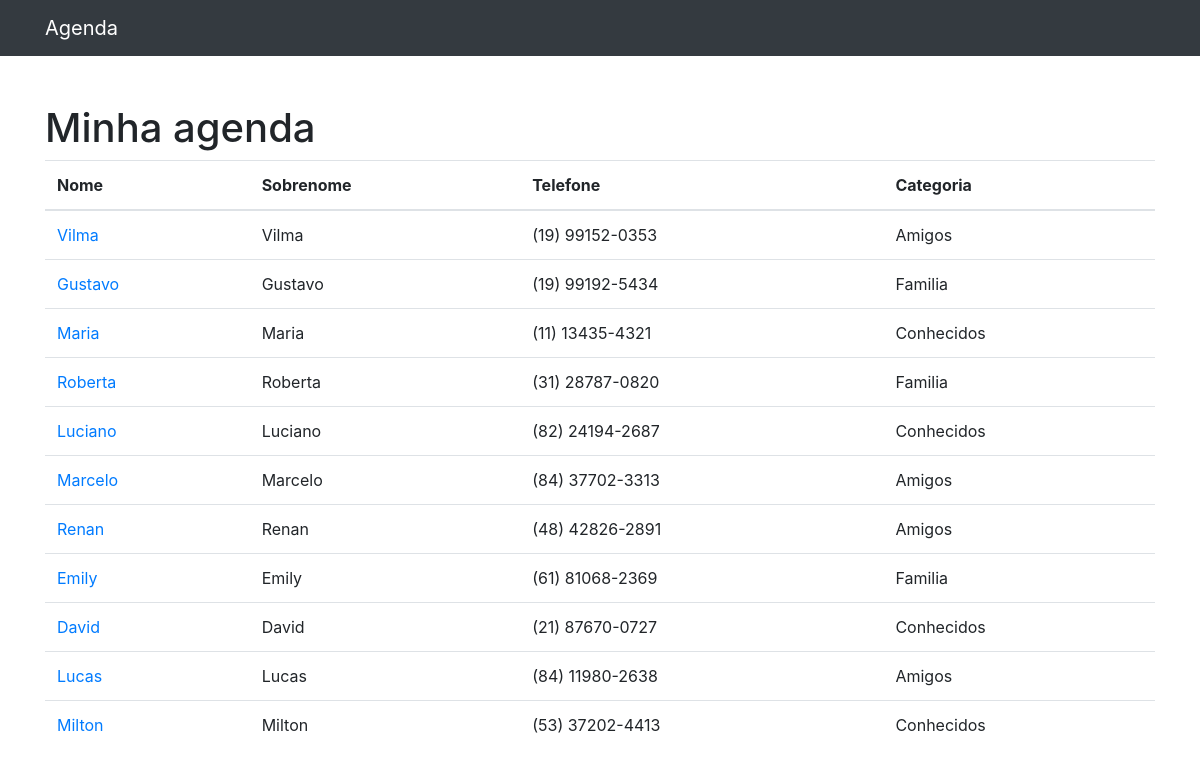
The page / on the database its author committed.
### contatos/models.py (models this page shows, shortened)
class Contato(models.Model):
    nome = models.CharField(max_length=255)
    sobrenome = models.CharField(max_length=255, blank=True)
    telefone = models.CharField(max_length=255)
    email = models.CharField(max_length=255, blank=True)
    data_criacao = models.DateTimeField(default=timezone.now)
    descricao = models.TextField(blank=True)
    categoria = models.ForeignKey(Categoria, on_delete=models.DO_NOTHING)
    mostrar = models.BooleanField(default=True)

class Categoria(models.Model):
    nome = models.CharField(max_length=255)
    def __str__(self):
        return self.nome

### contatos/views.py (the view)
# urls.py: path('', views.index, name='index'),
def index(request):
	contatos = Contato.objects.all()
	paginator = Paginator(contatos, 10)
	return render(request, 'contatos/index.html', {
		'contatos': contatos
	})
	page = request.GET.get('p')
	contatos = paginator.get_page(page)

### contatos/templates/contatos/index.html (shortened to what this page needs)
{% extends 'base.html' %}
{%block conteudo%}
        <h1 class="mt-5">Minha agenda</h1>
        <table class="table">
          <thead>
            <tr>
              <th>Nome</th>
              <th>Sobrenome</th>
              <th>Telefone</th>
              <th>Categoria</th>
            </tr>
          </thead>
          <tbody>
            {% for contato in contatos %}
              {% if contato.mostrar %}
            <tr>
              <td>
                <a href="{% url 'ver_contato' contato.id %}">{{ contato.nome }}</a>
              </td>
              <td>{{ contato.nome }}</td>
              <td>{{ contato.telefone }}</td>
              <td>{{ contato.categoria }}</td>
            </tr>
            {%endif%}
          {% endfor %}
          </tbody>
        </table>
{%endblock%}

### templates/base.html (shortened to what this page needs)
{% load static %}
<!DOCTYPE html>
<html lang="pt">
<head>
  {% include 'parciais/_head.html' %}
</head>
<body>
  {% include 'parciais/_nav.html' %}
  <div class="container">
    <div class="row">
      <div class="col-lg-12">
        {%block conteudo%} {%endblock%}
      </div>
    </div>
  </div
</body>
</html>

### templates/parciais/_head.html (shortened to what this page needs)
{% load static %}
  <link href="{% static 'vendor/bootstrap/css/bootstrap.min.css'%}" rel="stylesheet">

### templates/parciais/_nav.html (shortened to what this page needs)
  <nav class="navbar navbar-expand-lg navbar-dark bg-dark static-top">
    <div class="container">
      <a class="navbar-brand" href="{% url 'index' %}">Agenda</a>
    </div>
  </nav>

### rows shown on the page
Contato: nome "Vilma", telefone "(19) 99152-0353", categoria "Amigos"
Contato: nome "Gustavo", telefone "(19) 99192-5434", categoria "Familia"
Contato: nome "Maria", telefone "(11) 13435-4321", categoria "Conhecidos"
Contato: nome "Roberta", telefone "(31) 28787-0820", categoria "Familia"
Contato: nome "Luciano", telefone "(82) 24194-2687", categoria "Conhecidos"
Contato: nome "Marcelo", telefone "(84) 37702-3313", categoria "Amigos"
Contato: nome "Renan", telefone "(48) 42826-2891", categoria "Amigos"
Contato: nome "Emily", telefone "(61) 81068-2369", categoria "Familia"
Contato: nome "David", telefone "(21) 87670-0727", categoria "Conhecidos"
Contato: nome "Lucas", telefone "(84) 11980-2638", categoria "Amigos"
Contato: nome "Milton", telefone "(53) 37202-4413", categoria "Conhecidos"
